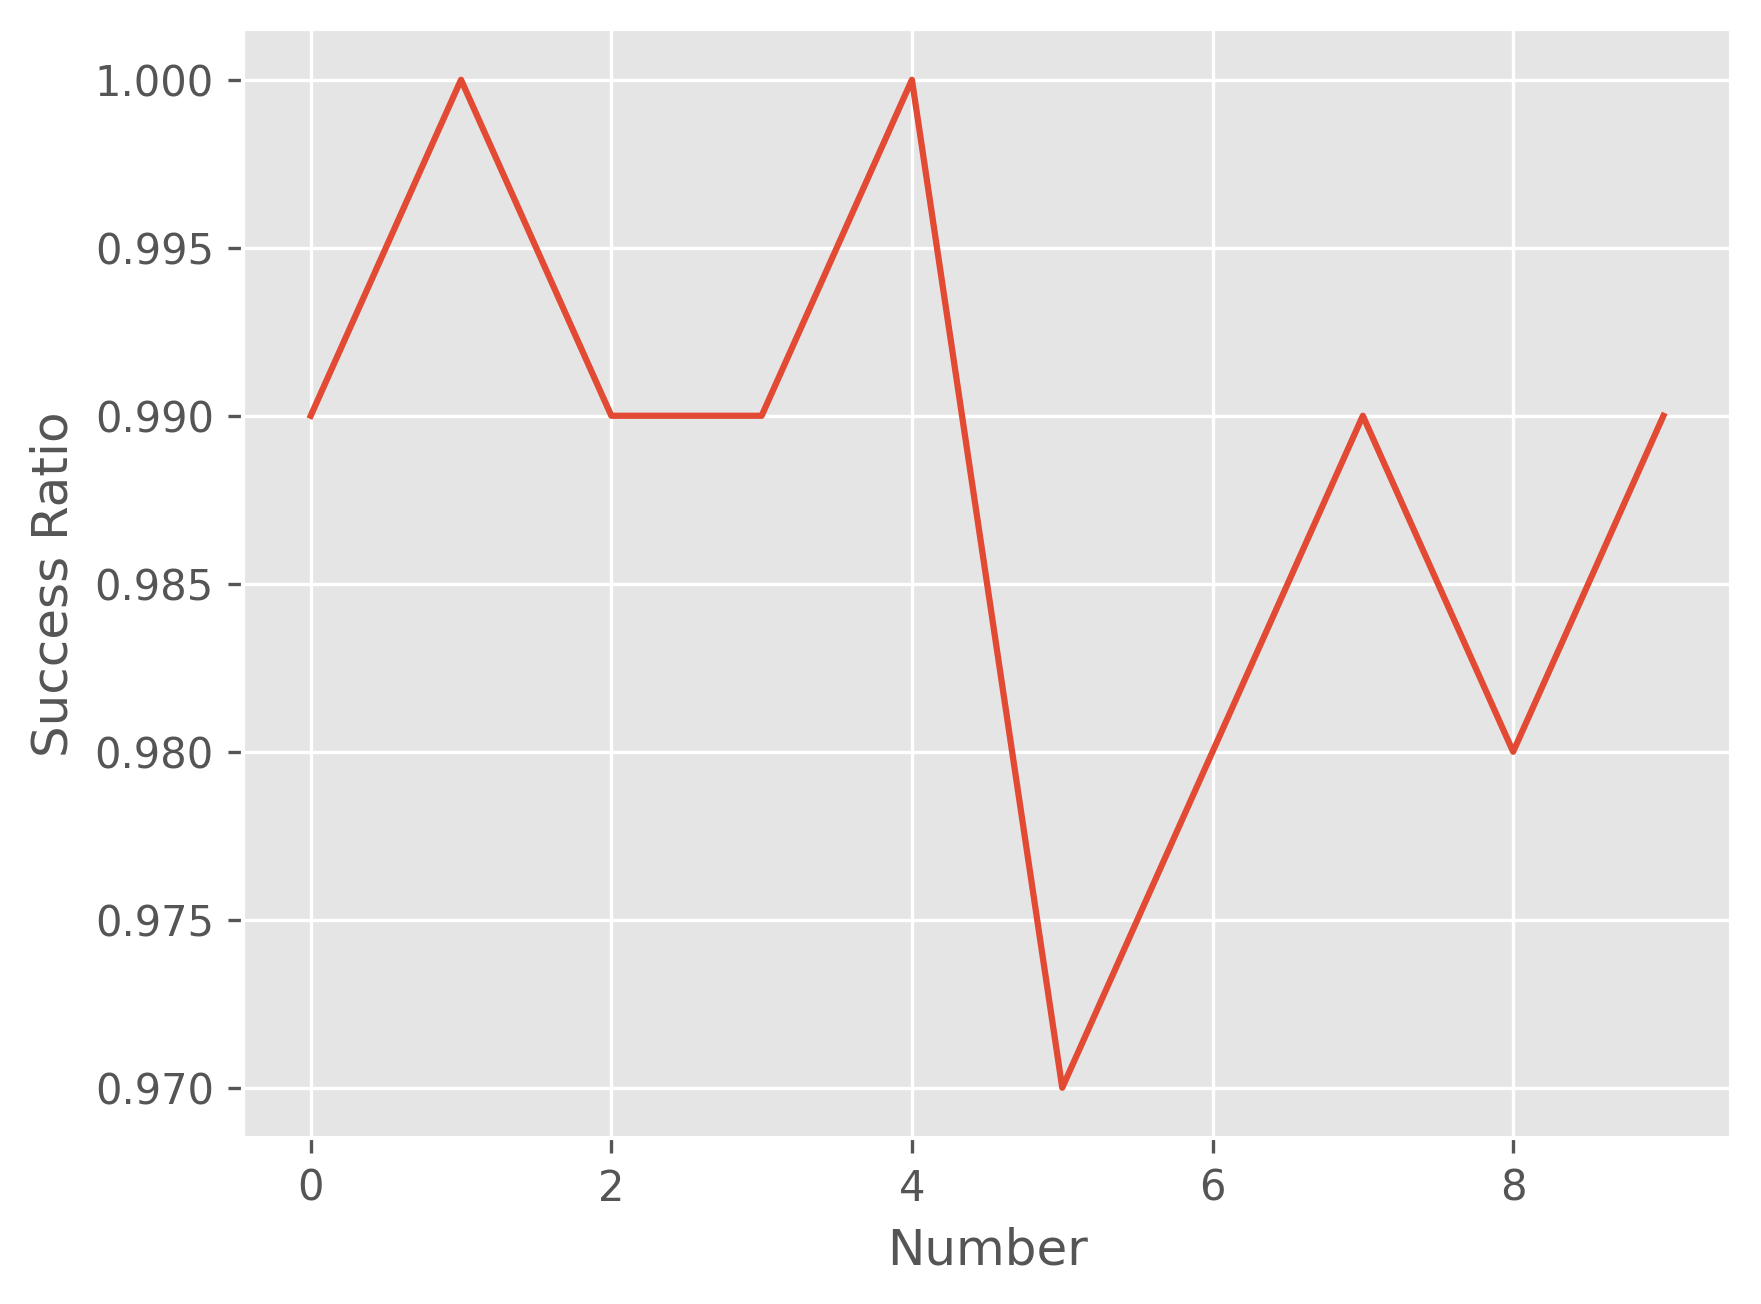

Write the Python code that produced this figure.
from collections import defaultdict

import matplotlib
matplotlib.use('Agg')
from matplotlib import style
style.use('ggplot')
import matplotlib.pyplot as plt

def getGas(lines):
    gases = defaultdict(lambda: [])
    for l in lines:
        for function in functions:
            if l.startswith(function):
                l1, l2 = l.split('  ')
                status = l1.split(': ')[1]
                gas = int(l2.split(': ')[1])
                if status == 'SUCCESS':
                    gases[function].append(gas)

    for function, gas in gases.items():
        print(function, max(gas), sep=': ')

functions = ['registerUser', 'createAcc', 'sendAmount', 'closeAccount']

with open('run.log.backup', 'r') as fp:
    lines = [l.strip() for l in fp]

getGas(lines)

values = []
for l in lines:
    if l.startswith(functions[2]):
        l1, l2 = l.split('  ')
        status = l1.split(': ')[1]
        status = int(status == 'SUCCESS')
        values.append(status)

step = 100
success, size = 0, 0
y = []
for i in range(0, len(values), step):
    chunk = values[i:i + step]
    success += sum(chunk)
    size += len(chunk)
    cur = sum(chunk) / len(chunk)
    # cur = success / size
    y.append(cur)

fig = plt.figure(dpi=300)
plt.plot(y)
plt.xlabel('Number')
plt.ylabel('Success Ratio')
plt.savefig('plot.png', bbox_inches='tight')
plt.close()
